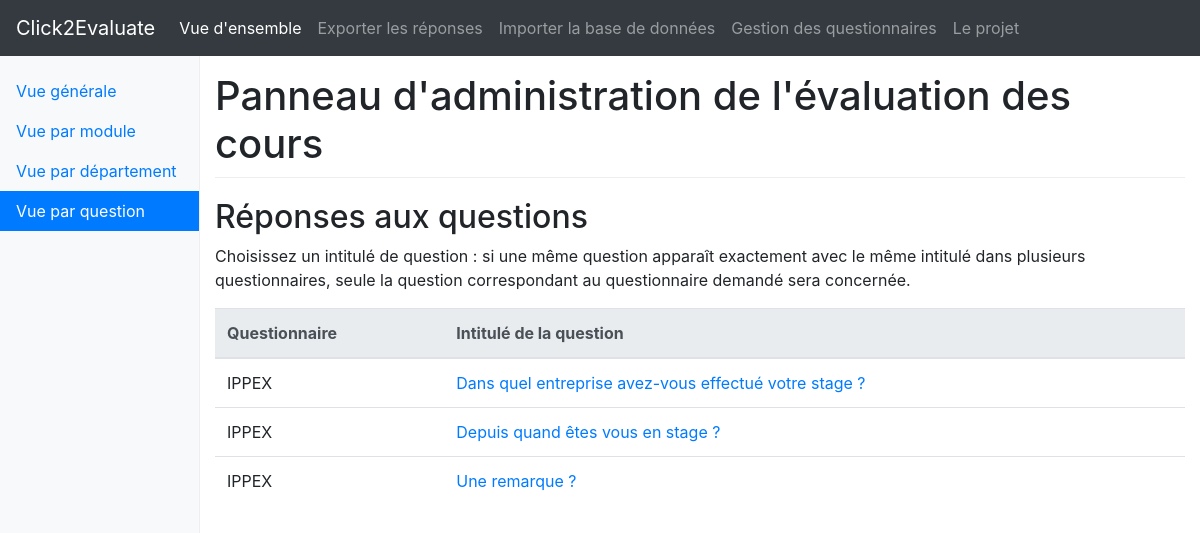
Page /s2ip/vueQuestions/ on the committed database.
### api/models.py (models this page shows, shortened)
class TypeForm(models.Model):
    name = models.CharField(max_length = 100, unique = True) # e.g. "Classique"
    description = models.TextField(blank = True)
    def __str__(self):
        return self.name

class Question(models.Model):
    typeForm = models.ForeignKey(TypeForm, on_delete = models.CASCADE)
    position = models.IntegerField()
    title = models.CharField(max_length = 100)
    label = models.CharField(max_length = 300)
    obligatory = models.BooleanField(default = False)
    type_question = models.CharField(max_length = 50,
        validators=[
            RegexValidator(
                regex='^(select|selectOne|inline|text|number)$',
                message='Veuillez choisir un type de question parmi select, selectOne, inline ou text',
            ),
        ])
    type_data = models.CharField(max_length = 400, blank = True)
    isSub = models.BooleanField(max_length = 50)
    parentsQuestionPosition = models.IntegerField(default = 0)
    parentsQuestionsValue = models.IntegerField(default = 0)

### controlPanel/views.py (the view)
# urls.py: path('vueQuestions/', views.question_home, name="questionViewHome"),
def question_home(request):
    questions = Question.objects.all()
    item_list = [{
        "id_q": q.id,
        "label": q.label,
        "typeForm": q.typeForm
    } for q in questions]
    data = {
        "item_list": item_list,
    }
    template = loader.get_template('controlPanel/questionsAll.html')
    return HttpResponse(template.render(data, request))

### controlPanel/templates/controlPanel/questionsAll.html (shortened to what this page needs)
{% load static %}
<!doctype html>
<html lang="fr">
  <head>
    <link rel="stylesheet" href="https://maxcdn.bootstrapcdn.com/bootstrap/4.0.0-beta.3/css/bootstrap.min.css">
    <link rel="stylesheet" href="//cdnjs.cloudflare.com/ajax/libs/bootstrap-table/1.11.1/bootstrap-table.min.css">
    <link href="{% static 'controlPanel/style.css' %}" rel="stylesheet">
  </head>
  <body>
    <nav class="navbar navbar-expand-md navbar-dark fixed-top bg-dark">
        <a class="navbar-brand" href="{% url 'controlPanel:home' %}"> Click2Evaluate </a>
        <div class="collapse navbar-collapse" id="navbarsExampleDefault">
          <ul class="navbar-nav mr-auto">
            <li class="nav-item active">
              <a class="nav-link" href="{% url 'controlPanel:generalView' %}"> Vue d'ensemble <span class="sr-only">(current)</span></a>
            </li>
            <li class="nav-item">
              <a class="nav-link" href="{% url 'controlPanel:exportDb' %}"> Exporter les réponses </a>
            </li>
            <li class="nav-item">
              <a class="nav-link" href="{% url 'controlPanel:importDb' %}"> Importer la base de données </a>
            </li>
            <li class="nav-item">
              <a class="nav-link" href="{% url 'controlPanel:typeForm' %}"> Gestion des questionnaires </a>
            </li>
            <li class="nav-item">
              <a class="nav-link" href="{% url 'controlPanel:project' %}"> Le projet </a>
            </li>
          </ul>
        </div>
      </nav>
    <div class="container-fluid">
      <div class="row">
        <nav class="col-sm-3 col-md-2 d-none d-sm-block bg-light sidebar">
          <ul class="nav nav-pills flex-column">
            <li class="nav-item">
              <a class="nav-link" href="{% url 'controlPanel:generalView' %}"> Vue générale</a>
            </li>
            <li class="nav-item">
              <a class="nav-link" href="{% url 'controlPanel:specificView' 'module'%}">
                  Vue par module </a>
            </li>
            <li class="nav-item">
              <a class="nav-link" href="{% url 'controlPanel:specificView' 'departement' %}"> Vue par département </a>
            </li>
            <li class="nav-item">
              <a class="nav-link active"
              href="{% url 'controlPanel:questionViewHome'%}"> Vue par question <span class="sr-only">(current)</span></a>
            </li>
          </ul>
        </nav>
        <main role="main" class="col-sm-9 ml-sm-auto col-md-10 pt-3">
          <h1> Panneau d'administration de l'évaluation des cours </h1>
          <h2> Réponses aux questions </h2>
          <p>
             Choisissez un intitulé de question : si une même question apparaît
             exactement avec le même intitulé dans plusieurs questionnaires,
             seule la question correspondant au questionnaire demandé sera concernée.
          </p>
          <table class="table" data-toggle="table" data-pagination="true" data-search="true" data-page-size="25">
            <thead class="thead-light">
              <tr>
                <th scope="col" data-sortable="true" data-field="number"> Questionnaire </th>
                <th scope="col" data-sortable="true" data-field="id">
                Intitulé de la question </a>
                </th>
              </tr>
            </thead>
            <tbody>
              {% for item in item_list %}
              <tr>
                  <td> {{ item.typeForm }} </td>
                <td>
                  <a href="{% url 'controlPanel:questionView' item.id_q %}">
                    {{ item.label }}
                  </a>
                </td>
              </tr>
              {% endfor %}
            </tbody>
          </table>
        </main>
      </div>
    </div>
  </body>
</html>

### controlPanel/static/controlPanel/style.css (style rules this page uses)
body { padding-top: 3.5rem; }
h1 { padding-bottom: 9px; margin-bottom: 20px; border-bottom: 1px solid #eee; }
.sidebar { position: fixed; top: 51px; bottom: 0; left: 0; z-index: 1000; padding: 20px 0; overflow-x: hidden; overflow-y: auto; border-right: 1px solid #eee; }
.sidebar .nav { margin-bottom: 20px; }
.sidebar .nav-item { width: 100%; }
.sidebar .nav-item + .nav-item { margin-left: 0; }
.sidebar .nav-link { border-radius: 0; }

### rows in the picture
TypeForm: typeForm "IPPEX", label "Dans quel entreprise avez-vous effectué votre stage ?", label "Depuis quand êtes vous en stage ?", label "Une remarque ?"
